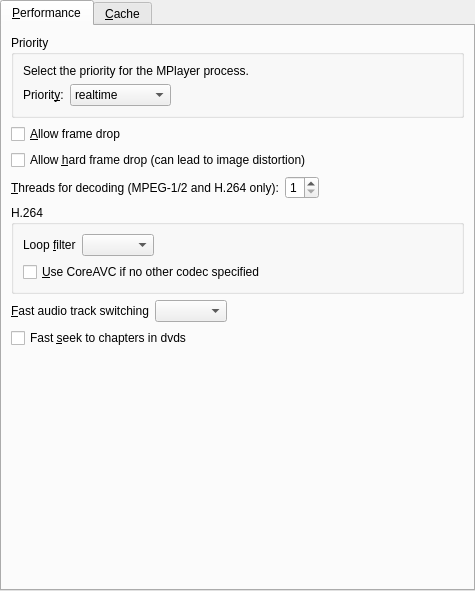
<?xml version="1.0" encoding="UTF-8"?>
<ui version="4.0">
 <class>PrefPerformance</class>
 <widget class="QWidget" name="PrefPerformance">
  <property name="geometry">
   <rect>
    <x>0</x>
    <y>0</y>
    <width>475</width>
    <height>591</height>
   </rect>
  </property>
  <layout class="QVBoxLayout">
   <property name="spacing">
    <number>6</number>
   </property>
   <property name="margin">
    <number>0</number>
   </property>
   <item>
    <widget class="QTabWidget" name="tabWidget">
     <property name="currentIndex">
      <number>0</number>
     </property>
     <widget class="QWidget" name="tab">
      <attribute name="title">
       <string>&amp;Performance</string>
      </attribute>
      <layout class="QVBoxLayout">
       <property name="spacing">
        <number>6</number>
       </property>
       <property name="margin">
        <number>9</number>
       </property>
       <item>
        <widget class="QGroupBox" name="priority_group">
         <property name="title">
          <string>Priority</string>
         </property>
         <layout class="QVBoxLayout">
          <property name="spacing">
           <number>6</number>
          </property>
          <property name="margin">
           <number>9</number>
          </property>
          <item>
           <widget class="QLabel" name="priority_intro_label">
            <property name="text">
             <string>Select the priority for the MPlayer process.</string>
            </property>
            <property name="wordWrap">
             <bool>false</bool>
            </property>
           </widget>
          </item>
          <item>
           <layout class="QHBoxLayout">
            <property name="spacing">
             <number>6</number>
            </property>
            <property name="margin">
             <number>0</number>
            </property>
            <item>
             <widget class="QLabel" name="priority_label">
              <property name="text">
               <string>Priorit&amp;y:</string>
              </property>
              <property name="wordWrap">
               <bool>false</bool>
              </property>
              <property name="buddy">
               <cstring>priority_combo</cstring>
              </property>
             </widget>
            </item>
            <item>
             <widget class="QComboBox" name="priority_combo">
              <item>
               <property name="text">
                <string>realtime</string>
               </property>
              </item>
              <item>
               <property name="text">
                <string>high</string>
               </property>
              </item>
              <item>
               <property name="text">
                <string>abovenormal</string>
               </property>
              </item>
              <item>
               <property name="text">
                <string>normal</string>
               </property>
              </item>
              <item>
               <property name="text">
                <string>belownormal</string>
               </property>
              </item>
              <item>
               <property name="text">
                <string>idle</string>
               </property>
              </item>
             </widget>
            </item>
            <item>
             <spacer>
              <property name="orientation">
               <enum>Qt::Horizontal</enum>
              </property>
              <property name="sizeType">
               <enum>QSizePolicy::Expanding</enum>
              </property>
              <property name="sizeHint" stdset="0">
               <size>
                <width>201</width>
                <height>21</height>
               </size>
              </property>
             </spacer>
            </item>
           </layout>
          </item>
         </layout>
        </widget>
       </item>
       <item>
        <widget class="QCheckBox" name="framedrop_check">
         <property name="text">
          <string>&amp;Allow frame drop</string>
         </property>
        </widget>
       </item>
       <item>
        <widget class="QCheckBox" name="hardframedrop_check">
         <property name="text">
          <string>Allow &amp;hard frame drop (can lead to image distortion)</string>
         </property>
        </widget>
       </item>
       <item>
        <layout class="QHBoxLayout">
         <property name="spacing">
          <number>6</number>
         </property>
         <property name="margin">
          <number>0</number>
         </property>
         <item>
          <widget class="QLabel" name="label_13">
           <property name="text">
            <string>&amp;Threads for decoding (MPEG-1/2 and H.264 only):</string>
           </property>
           <property name="buddy">
            <cstring>threads_spin</cstring>
           </property>
          </widget>
         </item>
         <item>
          <widget class="QSpinBox" name="threads_spin">
           <property name="minimum">
            <number>1</number>
           </property>
           <property name="maximum">
            <number>8</number>
           </property>
           <property name="value">
            <number>1</number>
           </property>
          </widget>
         </item>
         <item>
          <spacer>
           <property name="orientation">
            <enum>Qt::Horizontal</enum>
           </property>
           <property name="sizeHint" stdset="0">
            <size>
             <width>40</width>
             <height>20</height>
            </size>
           </property>
          </spacer>
         </item>
        </layout>
       </item>
       <item>
        <widget class="QGroupBox" name="groupBox">
         <property name="title">
          <string>H.264</string>
         </property>
         <layout class="QVBoxLayout">
          <property name="spacing">
           <number>6</number>
          </property>
          <property name="margin">
           <number>9</number>
          </property>
          <item>
           <layout class="QHBoxLayout">
            <item>
             <widget class="QLabel" name="label_8">
              <property name="text">
               <string>Loop &amp;filter</string>
              </property>
              <property name="buddy">
               <cstring>loopfilter_combo</cstring>
              </property>
             </widget>
            </item>
            <item>
             <widget class="QComboBox" name="loopfilter_combo"/>
            </item>
            <item>
             <spacer>
              <property name="orientation">
               <enum>Qt::Horizontal</enum>
              </property>
              <property name="sizeHint" stdset="0">
               <size>
                <width>40</width>
                <height>20</height>
               </size>
              </property>
             </spacer>
            </item>
           </layout>
          </item>
          <item>
           <widget class="QCheckBox" name="coreavc_check">
            <property name="text">
             <string>&amp;Use CoreAVC if no other codec specified</string>
            </property>
           </widget>
          </item>
         </layout>
        </widget>
       </item>
       <item>
        <layout class="QHBoxLayout">
         <property name="spacing">
          <number>6</number>
         </property>
         <property name="margin">
          <number>0</number>
         </property>
         <item>
          <widget class="QLabel" name="label">
           <property name="text">
            <string>&amp;Fast audio track switching</string>
           </property>
           <property name="buddy">
            <cstring>fast_audio_combo</cstring>
           </property>
          </widget>
         </item>
         <item>
          <widget class="TristateCombo" name="fast_audio_combo"/>
         </item>
         <item>
          <spacer>
           <property name="orientation">
            <enum>Qt::Horizontal</enum>
           </property>
           <property name="sizeHint" stdset="0">
            <size>
             <width>40</width>
             <height>20</height>
            </size>
           </property>
          </spacer>
         </item>
        </layout>
       </item>
       <item>
        <widget class="QCheckBox" name="fast_chapter_check">
         <property name="text">
          <string>Fast &amp;seek to chapters in dvds</string>
         </property>
        </widget>
       </item>
       <item>
        <spacer>
         <property name="orientation">
          <enum>Qt::Vertical</enum>
         </property>
         <property name="sizeHint" stdset="0">
          <size>
           <width>20</width>
           <height>40</height>
          </size>
         </property>
        </spacer>
       </item>
      </layout>
     </widget>
     <widget class="QWidget" name="tab_2">
      <attribute name="title">
       <string>&amp;Cache</string>
      </attribute>
      <layout class="QGridLayout" name="gridLayout">
       <item row="0" column="0" colspan="4">
        <widget class="QLabel" name="textLabel1_12">
         <property name="text">
          <string>Setting a cache may improve performance on slow media</string>
         </property>
         <property name="wordWrap">
          <bool>false</bool>
         </property>
        </widget>
       </item>
       <item row="1" column="0">
        <widget class="QLabel" name="label_2">
         <property name="text">
          <string>Cache for &amp;local files:</string>
         </property>
         <property name="buddy">
          <cstring>cache_files_spin</cstring>
         </property>
        </widget>
       </item>
       <item row="1" column="1">
        <widget class="QSpinBox" name="cache_files_spin">
         <property name="maximum">
          <number>100000</number>
         </property>
        </widget>
       </item>
       <item row="1" column="2">
        <widget class="QLabel" name="label_3">
         <property name="text">
          <string>KB</string>
         </property>
        </widget>
       </item>
       <item row="1" column="3">
        <spacer>
         <property name="orientation">
          <enum>Qt::Horizontal</enum>
         </property>
         <property name="sizeHint" stdset="0">
          <size>
           <width>211</width>
           <height>20</height>
          </size>
         </property>
        </spacer>
       </item>
       <item row="2" column="0">
        <widget class="QSpinBox" name="cache_streams_spin">
         <property name="maximum">
          <number>100000</number>
         </property>
        </widget>
       </item>
       <item row="2" column="1">
        <widget class="QLabel" name="label_5">
         <property name="text">
          <string>KB</string>
         </property>
        </widget>
       </item>
       <item row="2" column="2">
        <spacer>
         <property name="orientation">
          <enum>Qt::Horizontal</enum>
         </property>
         <property name="sizeHint" stdset="0">
          <size>
           <width>211</width>
           <height>27</height>
          </size>
         </property>
        </spacer>
       </item>
       <item row="3" column="0">
        <widget class="QLabel" name="label_31">
         <property name="text">
          <string>Cache for &amp;other streams:</string>
         </property>
         <property name="buddy">
          <cstring>cache_streams_spin</cstring>
         </property>
        </widget>
       </item>
       <item row="3" column="1">
        <widget class="QSpinBox" name="cache_other_streams_spin">
         <property name="maximum">
          <number>100000</number>
         </property>
        </widget>
       </item>
       <item row="3" column="2">
        <widget class="QLabel" name="label_32">
         <property name="text">
          <string>KB</string>
         </property>
        </widget>
       </item>
       <item row="3" column="3">
        <spacer name="spacer_8">
         <property name="orientation">
          <enum>Qt::Horizontal</enum>
         </property>
         <property name="sizeHint" stdset="0">
          <size>
           <width>232</width>
           <height>27</height>
          </size>
         </property>
        </spacer>
       </item>
       <item row="4" column="0">
        <widget class="QLabel" name="label_6">
         <property name="text">
          <string>Cache for &amp;DVDs:</string>
         </property>
         <property name="buddy">
          <cstring>cache_dvds_spin</cstring>
         </property>
        </widget>
       </item>
       <item row="4" column="1">
        <widget class="QSpinBox" name="cache_dvds_spin">
         <property name="maximum">
          <number>100000</number>
         </property>
        </widget>
       </item>
       <item row="4" column="2">
        <widget class="QLabel" name="label_7">
         <property name="text">
          <string>KB</string>
         </property>
        </widget>
       </item>
       <item row="4" column="3">
        <spacer>
         <property name="orientation">
          <enum>Qt::Horizontal</enum>
         </property>
         <property name="sizeHint" stdset="0">
          <size>
           <width>211</width>
           <height>27</height>
          </size>
         </property>
        </spacer>
       </item>
       <item row="5" column="0">
        <widget class="QLabel" name="label_9">
         <property name="text">
          <string>Cache for &amp;audio CDs:</string>
         </property>
         <property name="buddy">
          <cstring>cache_cds_spin</cstring>
         </property>
        </widget>
       </item>
       <item row="5" column="1">
        <widget class="QSpinBox" name="cache_cds_spin">
         <property name="maximum">
          <number>100000</number>
         </property>
        </widget>
       </item>
       <item row="5" column="2">
        <widget class="QLabel" name="label_10">
         <property name="text">
          <string>KB</string>
         </property>
        </widget>
       </item>
       <item row="5" column="3">
        <spacer>
         <property name="orientation">
          <enum>Qt::Horizontal</enum>
         </property>
         <property name="sizeHint" stdset="0">
          <size>
           <width>221</width>
           <height>27</height>
          </size>
         </property>
        </spacer>
       </item>
       <item row="6" column="0">
        <widget class="QLabel" name="label_12">
         <property name="text">
          <string>Cache for &amp;VCDs:</string>
         </property>
         <property name="buddy">
          <cstring>cache_vcds_spin</cstring>
         </property>
        </widget>
       </item>
       <item row="6" column="1">
        <widget class="QSpinBox" name="cache_vcds_spin">
         <property name="maximum">
          <number>100000</number>
         </property>
        </widget>
       </item>
       <item row="6" column="2">
        <widget class="QLabel" name="label_11">
         <property name="text">
          <string>KB</string>
         </property>
        </widget>
       </item>
       <item row="6" column="3">
        <spacer>
         <property name="orientation">
          <enum>Qt::Horizontal</enum>
         </property>
         <property name="sizeHint" stdset="0">
          <size>
           <width>201</width>
           <height>27</height>
          </size>
         </property>
        </spacer>
       </item>
       <item row="7" column="0">
        <widget class="QLabel" name="label_14">
         <property name="text">
          <string>Cache for &amp;TV:</string>
         </property>
         <property name="buddy">
          <cstring>cache_tv_spin</cstring>
         </property>
        </widget>
       </item>
       <item row="7" column="1">
        <widget class="QSpinBox" name="cache_tv_spin">
         <property name="maximum">
          <number>100000</number>
         </property>
        </widget>
       </item>
       <item row="7" column="2">
        <widget class="QLabel" name="label_15">
         <property name="text">
          <string>KB</string>
         </property>
        </widget>
       </item>
       <item row="7" column="3">
        <spacer>
         <property name="orientation">
          <enum>Qt::Horizontal</enum>
         </property>
         <property name="sizeHint" stdset="0">
          <size>
           <width>231</width>
           <height>27</height>
          </size>
         </property>
        </spacer>
       </item>
       <item row="8" column="2">
        <spacer>
         <property name="orientation">
          <enum>Qt::Vertical</enum>
         </property>
         <property name="sizeHint" stdset="0">
          <size>
           <width>20</width>
           <height>201</height>
          </size>
         </property>
        </spacer>
       </item>
      </layout>
     </widget>
    </widget>
   </item>
  </layout>
 </widget>
 <customwidgets>
  <customwidget>
   <class>TristateCombo</class>
   <extends>QComboBox</extends>
   <header>tristatecombo.h</header>
  </customwidget>
 </customwidgets>
 <tabstops>
  <tabstop>priority_combo</tabstop>
  <tabstop>framedrop_check</tabstop>
  <tabstop>hardframedrop_check</tabstop>
  <tabstop>threads_spin</tabstop>
  <tabstop>loopfilter_combo</tabstop>
  <tabstop>coreavc_check</tabstop>
  <tabstop>fast_audio_combo</tabstop>
  <tabstop>fast_chapter_check</tabstop>
  <tabstop>cache_files_spin</tabstop>
  <tabstop>cache_streams_spin</tabstop>
  <tabstop>cache_dvds_spin</tabstop>
  <tabstop>cache_cds_spin</tabstop>
  <tabstop>cache_vcds_spin</tabstop>
  <tabstop>cache_tv_spin</tabstop>
 </tabstops>
 <resources/>
 <connections/>
</ui>
